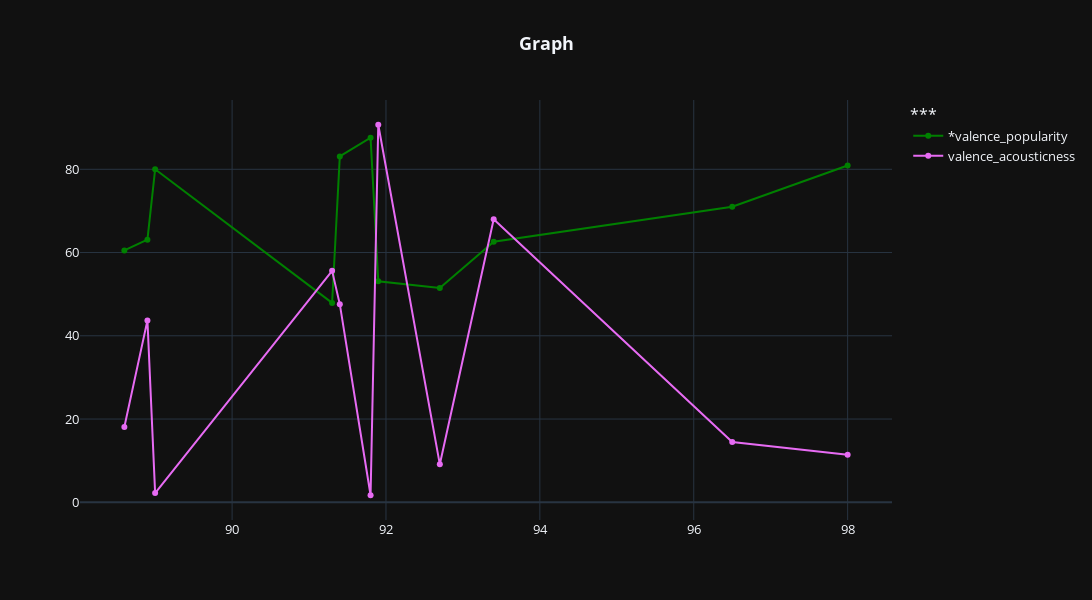

The code cell stored with this chart in its notebook:
### Code cell
fig = go.Figure() 


fig.add_trace(go.Scatter(x=best_popularity_valence.valence, 
                    y=best_popularity_valence.energy, 
                    name="*valence_popularity",
                    
                    line_color='green'))


fig.add_trace(go.Scatter(x=best_popularity_valence.valence, 
                    y=best_popularity_valence.acousticness,
                    name="valence_acousticness",
                    
                    line_color='rgb(231,107,243)'))

fig.update_layout(title ='<b>Graph<b>',
                    title_x = 0.5,                    
                    width=1300,
                    height=600,
                    legend_title="***",
                    template='plotly_dark',
                    font_size=13
                    )

fig.show()

### Figure 1 — Plotly figure (JSON) as saved in the notebook; plotly's stock layout.template omitted (floating-point values rounded to 4 significant figures)
{"data": [{"line": {"color": "green"}, "name": "*valence_popularity", "type": "scatter", "x": [98, 96.5, 93.4, 92.7, 91.9, 91.8, 91.4, 91.3, 89, 88.9, 88.6], "y": [80.9, 71, 62.6, 51.5, 53.1, 87.6, 83.1, 47.9, 80, 63.1, 60.5]}, {"line": {"color": "rgb(231,107,243)"}, "name": "valence_acousticness", "type": "scatter", "x": [98, 96.5, 93.4, 92.7, 91.9, 91.8, 91.4, 91.3, 89, 88.9, 88.6], "y": [11.4, 14.5, 68, 9.12, 90.7, 1.69, 47.6, 55.6, 2.22, 43.7, 18.1]}], "layout": {"font": {"size": 13}, "height": 600, "legend": {"title": {"text": "***"}}, "title": {"text": "<b>Graph<b>", "x": 0.5}, "width": 1300}}
